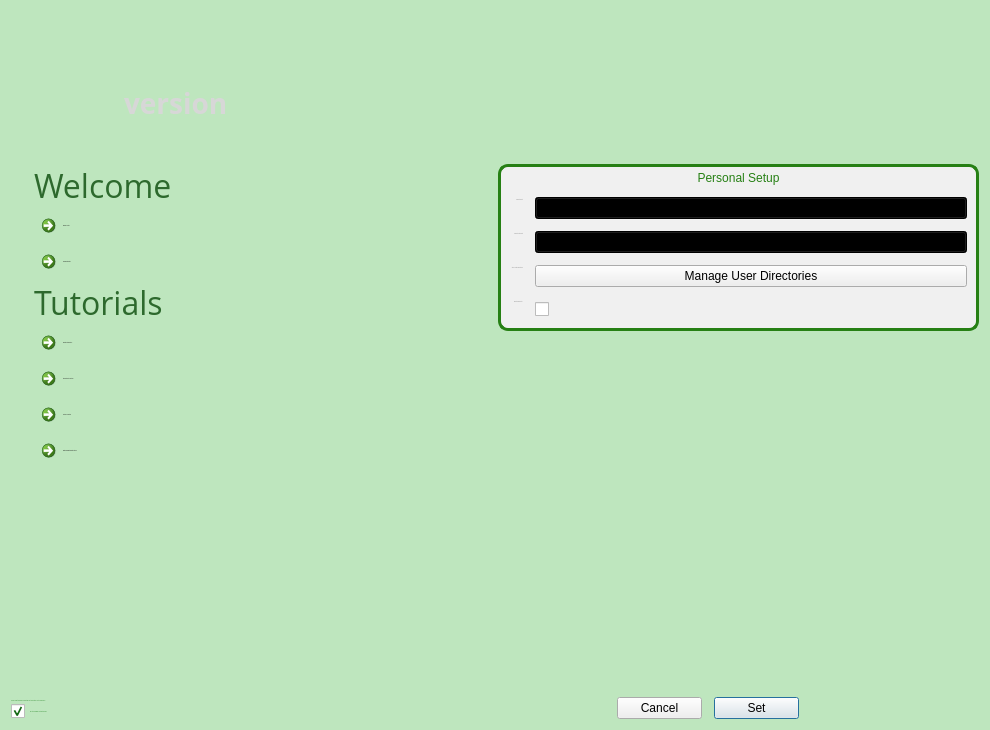
<?xml version="1.0" encoding="UTF-8"?>
<ui version="4.0">
 <class>FirstTimeSetup</class>
 <widget class="QDialog" name="FirstTimeSetup">
  <property name="geometry">
   <rect>
    <x>0</x>
    <y>0</y>
    <width>990</width>
    <height>730</height>
   </rect>
  </property>
  <property name="sizePolicy">
   <sizepolicy hsizetype="Fixed" vsizetype="Fixed">
    <horstretch>0</horstretch>
    <verstretch>0</verstretch>
   </sizepolicy>
  </property>
  <property name="minimumSize">
   <size>
    <width>990</width>
    <height>730</height>
   </size>
  </property>
  <property name="maximumSize">
   <size>
    <width>990</width>
    <height>730</height>
   </size>
  </property>
  <property name="font">
   <font>
    <family>Segoe UI</family>
   </font>
  </property>
  <property name="windowTitle">
   <string>Welcome to Mantid</string>
  </property>
  <property name="styleSheet">
   <string notr="true">QDialog#FirstTimeSetup{
	background-color: rgb(190, 230, 190);
	background-image: url(:/First_use_Background.png);
    background-repeat: no-repeat;
	image: url(:/mantid.png);
	image-position: right bottom
}
QDialog#FirstTimeSetup QLabel{
	font: 14px &quot;Open Sans&quot;;
}
QDialog#FirstTimeSetup QCheckbox{
	font: 18px &quot;Open Sans&quot;;
}
QDialog#FirstTimeSetup QPushButton{
	font: 14px &quot;Open Sans&quot;;
}
QDialog#FirstTimeSetup QCommandLinkButton{
	font: 28px &quot;Open Sans&quot;;
}

</string>
  </property>
  <layout class="QVBoxLayout" name="verticalLayout_6">
   <item>
    <layout class="QVBoxLayout" name="verticalLayout_5">
     <item>
      <layout class="QHBoxLayout" name="horizontalLayout_3">
       <property name="topMargin">
        <number>73</number>
       </property>
       <item>
        <layout class="QGridLayout" name="gridLayout">
         <property name="leftMargin">
          <number>23</number>
         </property>
         <property name="spacing">
          <number>0</number>
         </property>
         <item row="5" column="0">
          <widget class="QCommandLinkButton" name="clbSampleDatasets">
           <property name="font">
            <font>
             <family>Open Sans</family>
             <pointsize>-1</pointsize>
             <weight>50</weight>
             <italic>false</italic>
             <bold>false</bold>
            </font>
           </property>
           <property name="layoutDirection">
            <enum>Qt::LeftToRight</enum>
           </property>
           <property name="styleSheet">
            <string notr="true"/>
           </property>
           <property name="text">
            <string>Sample Datasets</string>
           </property>
           <property name="icon">
            <iconset resource="../../../Images/images.qrc">
             <normaloff>:/Icons/download-icon-48x48.png</normaloff>:/Icons/download-icon-48x48.png</iconset>
           </property>
           <property name="iconSize">
            <size>
             <width>48</width>
             <height>48</height>
            </size>
           </property>
           <property name="checkable">
            <bool>false</bool>
           </property>
           <property name="autoDefault">
            <bool>true</bool>
           </property>
          </widget>
         </item>
         <item row="13" column="0">
          <widget class="QCommandLinkButton" name="clbExtendingMantid">
           <property name="font">
            <font>
             <family>Open Sans</family>
             <pointsize>-1</pointsize>
             <weight>50</weight>
             <italic>false</italic>
             <bold>false</bold>
            </font>
           </property>
           <property name="layoutDirection">
            <enum>Qt::LeftToRight</enum>
           </property>
           <property name="styleSheet">
            <string notr="true">color: rgb(0, 0, 0);</string>
           </property>
           <property name="text">
            <string>Extending Mantid with Python</string>
           </property>
           <property name="icon">
            <iconset resource="../../../Images/images.qrc">
             <normaloff>:/Icons/Plugin-Python-icon-48x48.png</normaloff>:/Icons/Plugin-Python-icon-48x48.png</iconset>
           </property>
           <property name="iconSize">
            <size>
             <width>48</width>
             <height>48</height>
            </size>
           </property>
           <property name="checkable">
            <bool>false</bool>
           </property>
          </widget>
         </item>
         <item row="12" column="0">
          <widget class="QCommandLinkButton" name="clbPythonInMantid">
           <property name="font">
            <font>
             <family>Open Sans</family>
             <pointsize>-1</pointsize>
             <weight>50</weight>
             <italic>false</italic>
             <bold>false</bold>
            </font>
           </property>
           <property name="layoutDirection">
            <enum>Qt::LeftToRight</enum>
           </property>
           <property name="styleSheet">
            <string notr="true">color: rgb(0, 0, 0);</string>
           </property>
           <property name="text">
            <string>Python in Mantid</string>
           </property>
           <property name="icon">
            <iconset resource="../../../Images/images.qrc">
             <normaloff>:/Icons/Circle_cog_48x48.png</normaloff>:/Icons/Circle_cog_48x48.png</iconset>
           </property>
           <property name="iconSize">
            <size>
             <width>48</width>
             <height>48</height>
            </size>
           </property>
           <property name="checkable">
            <bool>false</bool>
           </property>
          </widget>
         </item>
         <item row="11" column="0">
          <widget class="QCommandLinkButton" name="clbPythonIntroduction">
           <property name="font">
            <font>
             <family>Open Sans</family>
             <pointsize>-1</pointsize>
             <weight>50</weight>
             <italic>false</italic>
             <bold>false</bold>
            </font>
           </property>
           <property name="layoutDirection">
            <enum>Qt::LeftToRight</enum>
           </property>
           <property name="styleSheet">
            <string notr="true">color: rgb(0, 0, 0);</string>
           </property>
           <property name="text">
            <string>Introduction to Python</string>
           </property>
           <property name="icon">
            <iconset resource="../../../Images/images.qrc">
             <normaloff>:/Icons/Python-icon-48x48.png</normaloff>:/Icons/Python-icon-48x48.png</iconset>
           </property>
           <property name="iconSize">
            <size>
             <width>48</width>
             <height>48</height>
            </size>
           </property>
           <property name="checkable">
            <bool>false</bool>
           </property>
          </widget>
         </item>
         <item row="10" column="0">
          <widget class="QCommandLinkButton" name="clbMantidIntroduction">
           <property name="font">
            <font>
             <family>Open Sans</family>
             <pointsize>-1</pointsize>
             <weight>50</weight>
             <italic>false</italic>
             <bold>false</bold>
            </font>
           </property>
           <property name="layoutDirection">
            <enum>Qt::LeftToRight</enum>
           </property>
           <property name="styleSheet">
            <string notr="true">color: rgb(0, 0, 0);</string>
           </property>
           <property name="text">
            <string>Mantid Introduction</string>
           </property>
           <property name="icon">
            <iconset resource="../../../Images/images.qrc">
             <normaloff>:/Icons/Misc-Tutorial-icon-48x48.png</normaloff>:/Icons/Misc-Tutorial-icon-48x48.png</iconset>
           </property>
           <property name="iconSize">
            <size>
             <width>48</width>
             <height>48</height>
            </size>
           </property>
           <property name="checkable">
            <bool>false</bool>
           </property>
          </widget>
         </item>
         <item row="6" column="0">
          <widget class="QLabel" name="lblTutorials">
           <property name="font">
            <font>
             <family>Open Sans</family>
             <pointsize>-1</pointsize>
             <weight>50</weight>
             <italic>false</italic>
             <bold>false</bold>
            </font>
           </property>
           <property name="styleSheet">
            <string notr="true">color: rgb(45, 105, 45);
font-size: 32px;</string>
           </property>
           <property name="text">
            <string>Tutorials</string>
           </property>
          </widget>
         </item>
         <item row="4" column="0">
          <widget class="QCommandLinkButton" name="clbReleaseNotes">
           <property name="font">
            <font>
             <family>Open Sans</family>
             <pointsize>-1</pointsize>
             <weight>50</weight>
             <italic>false</italic>
             <bold>false</bold>
            </font>
           </property>
           <property name="layoutDirection">
            <enum>Qt::LeftToRight</enum>
           </property>
           <property name="styleSheet">
            <string notr="true">color: rgb(0, 128, 0);
color: rgb(0, 0, 0);</string>
           </property>
           <property name="text">
            <string>Release Notes</string>
           </property>
           <property name="icon">
            <iconset resource="../../../Images/images.qrc">
             <normaloff>:/Icons/Notepad-Bloc-notes-icon-48x48.png</normaloff>:/Icons/Notepad-Bloc-notes-icon-48x48.png</iconset>
           </property>
           <property name="iconSize">
            <size>
             <width>48</width>
             <height>48</height>
            </size>
           </property>
           <property name="checkable">
            <bool>false</bool>
           </property>
           <property name="default">
            <bool>true</bool>
           </property>
          </widget>
         </item>
         <item row="1" column="0">
          <widget class="QLabel" name="lblVersion">
           <property name="sizePolicy">
            <sizepolicy hsizetype="Preferred" vsizetype="Preferred">
             <horstretch>0</horstretch>
             <verstretch>0</verstretch>
            </sizepolicy>
           </property>
           <property name="font">
            <font>
             <family>Montserrat Alternates</family>
             <pointsize>-1</pointsize>
             <weight>75</weight>
             <italic>false</italic>
             <bold>true</bold>
            </font>
           </property>
           <property name="styleSheet">
            <string notr="true">color: rgb(215, 215, 215);
font: 28pt &quot;Montserrat Alternates&quot;;
font-weight: bold;
font-size: 28px</string>
           </property>
           <property name="text">
            <string>version </string>
           </property>
           <property name="margin">
            <number>0</number>
           </property>
           <property name="indent">
            <number>90</number>
           </property>
          </widget>
         </item>
         <item row="3" column="0">
          <widget class="QLabel" name="Welcome">
           <property name="font">
            <font>
             <family>Open Sans</family>
             <pointsize>-1</pointsize>
             <weight>50</weight>
             <italic>false</italic>
             <bold>false</bold>
            </font>
           </property>
           <property name="styleSheet">
            <string notr="true">color: rgb(45, 105, 45);
font-size: 32px;</string>
           </property>
           <property name="text">
            <string>Welcome</string>
           </property>
          </widget>
         </item>
         <item row="2" column="0">
          <spacer name="verticalSpacer_4">
           <property name="orientation">
            <enum>Qt::Vertical</enum>
           </property>
           <property name="sizeHint" stdset="0">
            <size>
             <width>20</width>
             <height>40</height>
            </size>
           </property>
          </spacer>
         </item>
        </layout>
       </item>
       <item>
        <layout class="QVBoxLayout" name="verticalLayout_4">
         <item>
          <spacer name="verticalSpacer">
           <property name="orientation">
            <enum>Qt::Vertical</enum>
           </property>
           <property name="sizeType">
            <enum>QSizePolicy::Fixed</enum>
           </property>
           <property name="sizeHint" stdset="0">
            <size>
             <width>20</width>
             <height>80</height>
            </size>
           </property>
          </spacer>
         </item>
         <item>
          <widget class="QGroupBox" name="grpPersonalSetup">
           <property name="font">
            <font>
             <family>Segoe UI</family>
             <weight>75</weight>
             <italic>false</italic>
             <bold>true</bold>
            </font>
           </property>
           <property name="styleSheet">
            <string notr="true">QGroupBox {
     border: 3px solid  rgb(38, 128, 20);;
     border-radius: 10px;
	background-color: rgb(240, 240, 240);
 }
QGroupBox#grpPersonalSetup QLabel{
	font: 16px &quot;Open Sans&quot;;
	color: rgb(121, 121, 121);
}
QGroupBox#grpPersonalSetup QCheckBox{
	font: 16px &quot;Open Sans&quot;;
	color: rgb(121, 121, 121);
}
QGroupBox#grpPersonalSetup QPushButton{
	font: 14px &quot;Open Sans&quot;;
}
QGroupBox#grpPersonalSetup QComboBox{
	font: 14px &quot;Open Sans&quot;;
}</string>
           </property>
           <property name="title">
            <string/>
           </property>
           <property name="alignment">
            <set>Qt::AlignCenter</set>
           </property>
           <layout class="QVBoxLayout" name="verticalLayout_7">
            <property name="spacing">
             <number>12</number>
            </property>
            <property name="topMargin">
             <number>1</number>
            </property>
            <item>
             <widget class="QLabel" name="label_3">
              <property name="styleSheet">
               <string notr="true">color: rgb(38, 128, 20);</string>
              </property>
              <property name="text">
               <string>Personal Setup</string>
              </property>
              <property name="alignment">
               <set>Qt::AlignCenter</set>
              </property>
             </widget>
            </item>
            <item>
             <layout class="QFormLayout" name="formLayout_4">
              <property name="fieldGrowthPolicy">
               <enum>QFormLayout::AllNonFixedFieldsGrow</enum>
              </property>
              <property name="labelAlignment">
               <set>Qt::AlignRight|Qt::AlignTrailing|Qt::AlignVCenter</set>
              </property>
              <property name="formAlignment">
               <set>Qt::AlignLeading|Qt::AlignLeft|Qt::AlignVCenter</set>
              </property>
              <property name="verticalSpacing">
               <number>12</number>
              </property>
              <item row="0" column="0">
               <widget class="QLabel" name="label">
                <property name="font">
                 <font>
                  <family>Open Sans</family>
                  <pointsize>-1</pointsize>
                  <weight>50</weight>
                  <italic>false</italic>
                  <bold>false</bold>
                 </font>
                </property>
                <property name="autoFillBackground">
                 <bool>false</bool>
                </property>
                <property name="styleSheet">
                 <string notr="true"/>
                </property>
                <property name="text">
                 <string>Default Facility</string>
                </property>
                <property name="alignment">
                 <set>Qt::AlignRight|Qt::AlignTrailing|Qt::AlignVCenter</set>
                </property>
               </widget>
              </item>
              <item row="0" column="1">
               <widget class="QComboBox" name="cbFacility">
                <property name="styleSheet">
                 <string notr="true">color: rgb(0, 0, 0);
background-color: qlineargradient(spread:pad, x1:0, y1:1, x2:0, y2:0, stop:0 rgba(240, 240, 240, 255),stop:1 rgba(255, 255, 255, 255));</string>
                </property>
               </widget>
              </item>
              <item row="1" column="0">
               <widget class="QLabel" name="label_2">
                <property name="font">
                 <font>
                  <family>Open Sans</family>
                  <pointsize>-1</pointsize>
                  <weight>50</weight>
                  <italic>false</italic>
                  <bold>false</bold>
                 </font>
                </property>
                <property name="styleSheet">
                 <string notr="true"/>
                </property>
                <property name="text">
                 <string>Default Instrument</string>
                </property>
                <property name="alignment">
                 <set>Qt::AlignRight|Qt::AlignTrailing|Qt::AlignVCenter</set>
                </property>
               </widget>
              </item>
              <item row="1" column="1">
               <widget class="MantidQt::MantidWidgets::InstrumentSelector" name="cbInstrument">
                <property name="styleSheet">
                 <string notr="true">color: rgb(0, 0, 0);
background-color: qlineargradient(spread:pad, x1:0, y1:1, x2:0, y2:0, stop:0 rgba(240, 240, 240, 255),stop:1 rgba(255, 255, 255, 255));</string>
                </property>
               </widget>
              </item>
              <item row="2" column="0">
               <widget class="QLabel" name="lbMUD">
                <property name="font">
                 <font>
                  <family>Open Sans</family>
                  <pointsize>-1</pointsize>
                  <weight>50</weight>
                  <italic>false</italic>
                  <bold>false</bold>
                 </font>
                </property>
                <property name="styleSheet">
                 <string notr="true"/>
                </property>
                <property name="text">
                 <string>Set local data directories</string>
                </property>
                <property name="alignment">
                 <set>Qt::AlignRight|Qt::AlignTrailing|Qt::AlignVCenter</set>
                </property>
               </widget>
              </item>
              <item row="2" column="1">
               <widget class="QPushButton" name="pbMUD">
                <property name="styleSheet">
                 <string notr="true">color: rgb(0, 0, 0);
</string>
                </property>
                <property name="text">
                 <string>Manage User Directories</string>
                </property>
               </widget>
              </item>
              <item row="3" column="1">
               <widget class="QCheckBox" name="chkAllowUsageData">
                <property name="styleSheet">
                 <string notr="true">color: rgba(235, 235, 235, 0);</string>
                </property>
                <property name="text">
                 <string>Report usage data</string>
                </property>
                <property name="checked">
                 <bool>true</bool>
                </property>
               </widget>
              </item>
              <item row="3" column="0">
               <widget class="QLabel" name="lblAllowUsageData">
                <property name="font">
                 <font>
                  <family>Open Sans</family>
                  <pointsize>-1</pointsize>
                  <weight>50</weight>
                  <italic>false</italic>
                  <bold>false</bold>
                 </font>
                </property>
                <property name="text">
                 <string>Report usage data</string>
                </property>
                <property name="alignment">
                 <set>Qt::AlignLeading|Qt::AlignLeft|Qt::AlignVCenter</set>
                </property>
               </widget>
              </item>
             </layout>
            </item>
           </layout>
          </widget>
         </item>
         <item>
          <spacer name="verticalSpacer_2">
           <property name="orientation">
            <enum>Qt::Vertical</enum>
           </property>
           <property name="sizeHint" stdset="0">
            <size>
             <width>20</width>
             <height>40</height>
            </size>
           </property>
          </spacer>
         </item>
        </layout>
       </item>
      </layout>
     </item>
     <item>
      <layout class="QHBoxLayout" name="horizontalLayout">
       <item>
        <layout class="QVBoxLayout" name="verticalLayout_2">
         <property name="spacing">
          <number>2</number>
         </property>
         <item>
          <widget class="QLabel" name="lbUpdate">
           <property name="minimumSize">
            <size>
             <width>600</width>
             <height>0</height>
            </size>
           </property>
           <property name="font">
            <font>
             <family>Open Sans</family>
             <pointsize>-1</pointsize>
             <weight>50</weight>
             <italic>false</italic>
             <bold>false</bold>
            </font>
           </property>
           <property name="styleSheet">
            <string notr="true">font: 16px &quot;Open Sans&quot;;
color: rgb(25,125,25);</string>
           </property>
           <property name="text">
            <string>You can revisit this dialog by selecting &quot;First Time Setup&quot; on the Help menu.</string>
           </property>
           <property name="alignment">
            <set>Qt::AlignBottom|Qt::AlignLeading|Qt::AlignLeft</set>
           </property>
           <property name="wordWrap">
            <bool>true</bool>
           </property>
          </widget>
         </item>
         <item>
          <widget class="QCheckBox" name="chkDoNotShowUntilNextRelease">
           <property name="font">
            <font>
             <family>Open Sans</family>
             <pointsize>-1</pointsize>
             <weight>50</weight>
             <italic>false</italic>
             <bold>false</bold>
            </font>
           </property>
           <property name="styleSheet">
            <string notr="true">font: 16px &quot;Open Sans&quot;;
color: rgb(25,125,25);</string>
           </property>
           <property name="text">
            <string>Do not show again until next release</string>
           </property>
           <property name="iconSize">
            <size>
             <width>32</width>
             <height>32</height>
            </size>
           </property>
           <property name="checked">
            <bool>true</bool>
           </property>
          </widget>
         </item>
        </layout>
       </item>
       <item>
        <layout class="QVBoxLayout" name="verticalLayout">
         <item>
          <spacer name="verticalSpacer_3">
           <property name="orientation">
            <enum>Qt::Vertical</enum>
           </property>
           <property name="sizeHint" stdset="0">
            <size>
             <width>20</width>
             <height>40</height>
            </size>
           </property>
          </spacer>
         </item>
         <item>
          <layout class="QHBoxLayout" name="horizontalLayout_2">
           <property name="spacing">
            <number>12</number>
           </property>
           <item>
            <widget class="QPushButton" name="pbCancel">
             <property name="text">
              <string>Cancel</string>
             </property>
             <property name="default">
              <bool>false</bool>
             </property>
             <property name="flat">
              <bool>false</bool>
             </property>
            </widget>
           </item>
           <item>
            <widget class="QPushButton" name="pbConfirm">
             <property name="text">
              <string>Set</string>
             </property>
             <property name="default">
              <bool>true</bool>
             </property>
            </widget>
           </item>
          </layout>
         </item>
        </layout>
       </item>
       <item>
        <spacer name="horizontalSpacer">
         <property name="orientation">
          <enum>Qt::Horizontal</enum>
         </property>
         <property name="sizeType">
          <enum>QSizePolicy::Fixed</enum>
         </property>
         <property name="sizeHint" stdset="0">
          <size>
           <width>180</width>
           <height>20</height>
          </size>
         </property>
        </spacer>
       </item>
      </layout>
     </item>
    </layout>
   </item>
  </layout>
 </widget>
 <customwidgets>
  <customwidget>
   <class>MantidQt::MantidWidgets::InstrumentSelector</class>
   <extends>QComboBox</extends>
   <header>MantidQtMantidWidgets/InstrumentSelector.h</header>
  </customwidget>
 </customwidgets>
 <tabstops>
  <tabstop>clbReleaseNotes</tabstop>
  <tabstop>clbSampleDatasets</tabstop>
  <tabstop>clbMantidIntroduction</tabstop>
  <tabstop>clbPythonIntroduction</tabstop>
  <tabstop>clbPythonInMantid</tabstop>
  <tabstop>clbExtendingMantid</tabstop>
  <tabstop>cbFacility</tabstop>
  <tabstop>cbInstrument</tabstop>
  <tabstop>pbMUD</tabstop>
  <tabstop>chkAllowUsageData</tabstop>
  <tabstop>chkDoNotShowUntilNextRelease</tabstop>
  <tabstop>pbCancel</tabstop>
  <tabstop>pbConfirm</tabstop>
 </tabstops>
 <resources>
  <include location="../../../Images/images.qrc"/>
  <include location="../../../Images/fonts/fonts.qrc"/>
 </resources>
 <connections/>
</ui>
